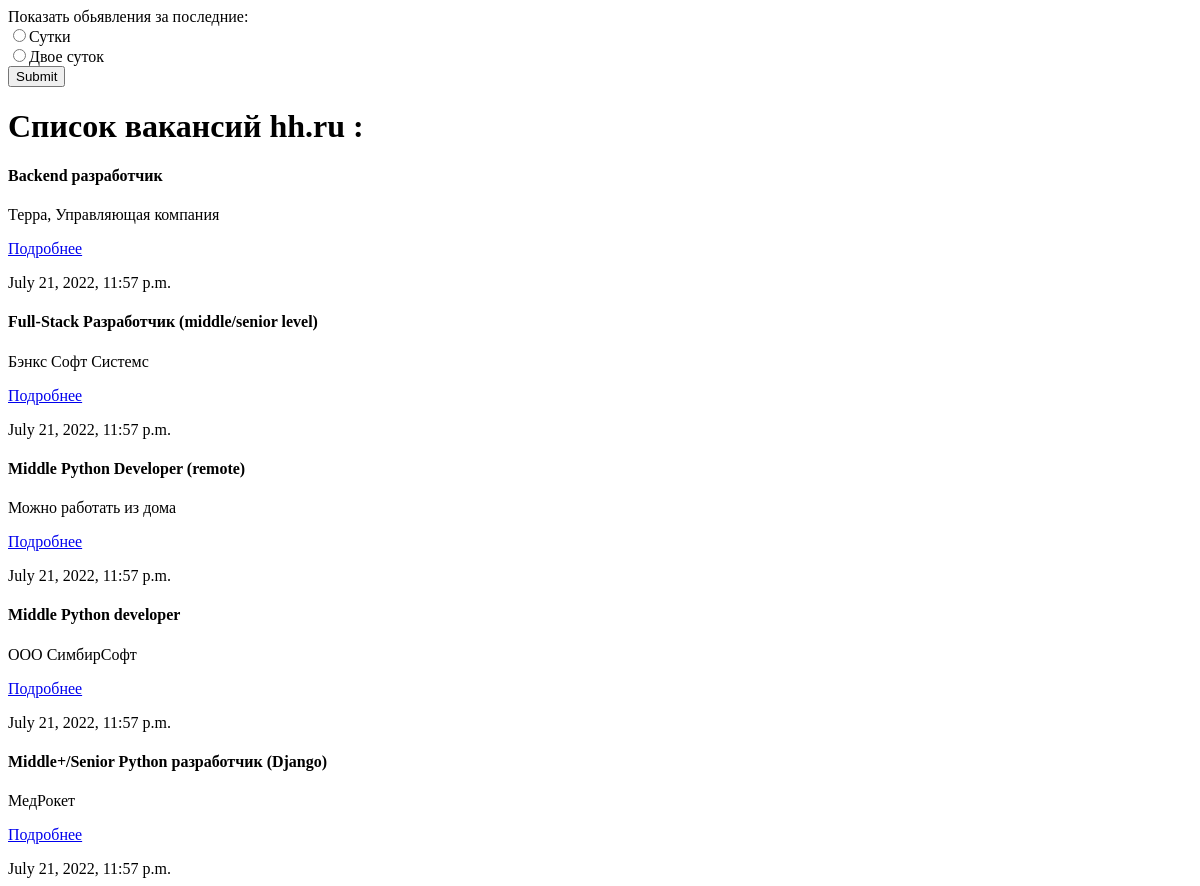
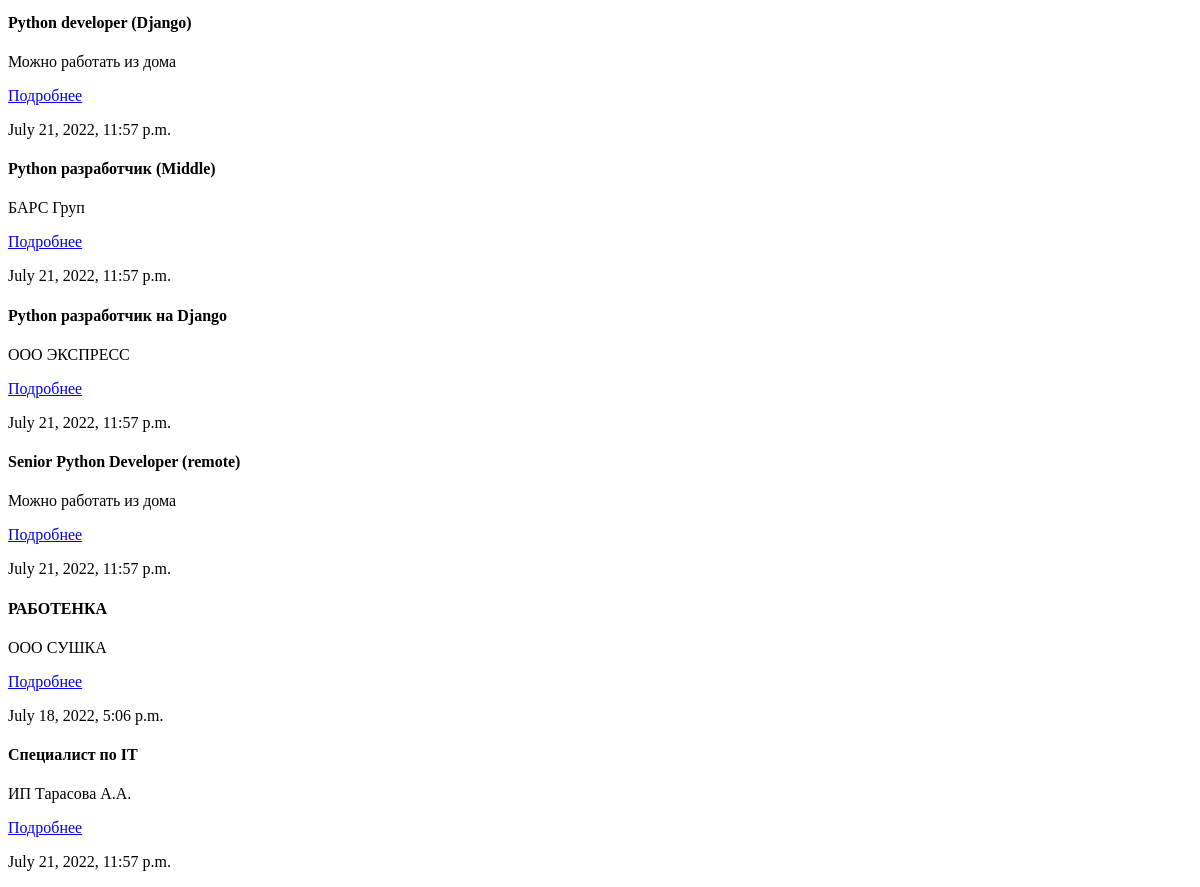
Before: / with the older database file (2 pictures, top to bottom).
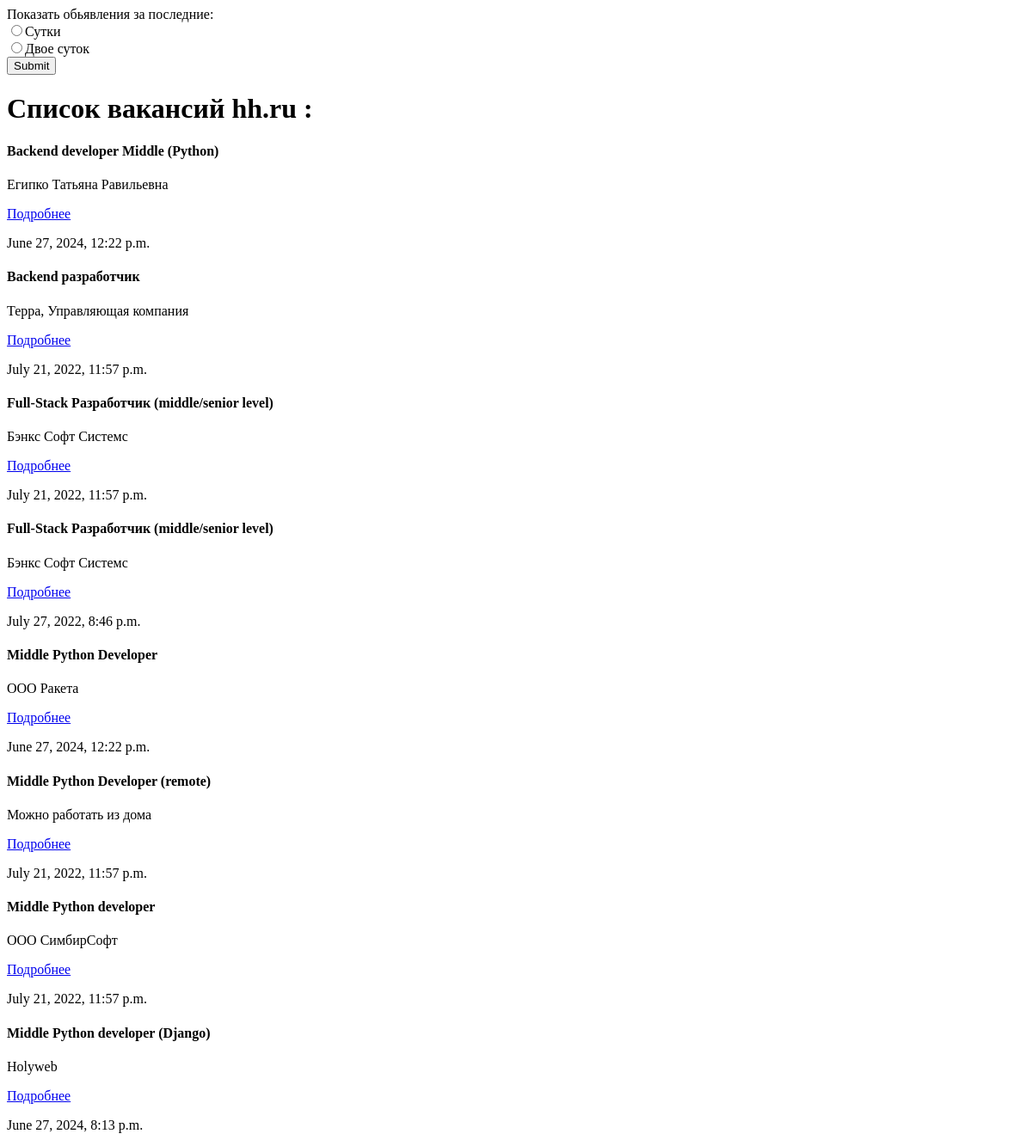
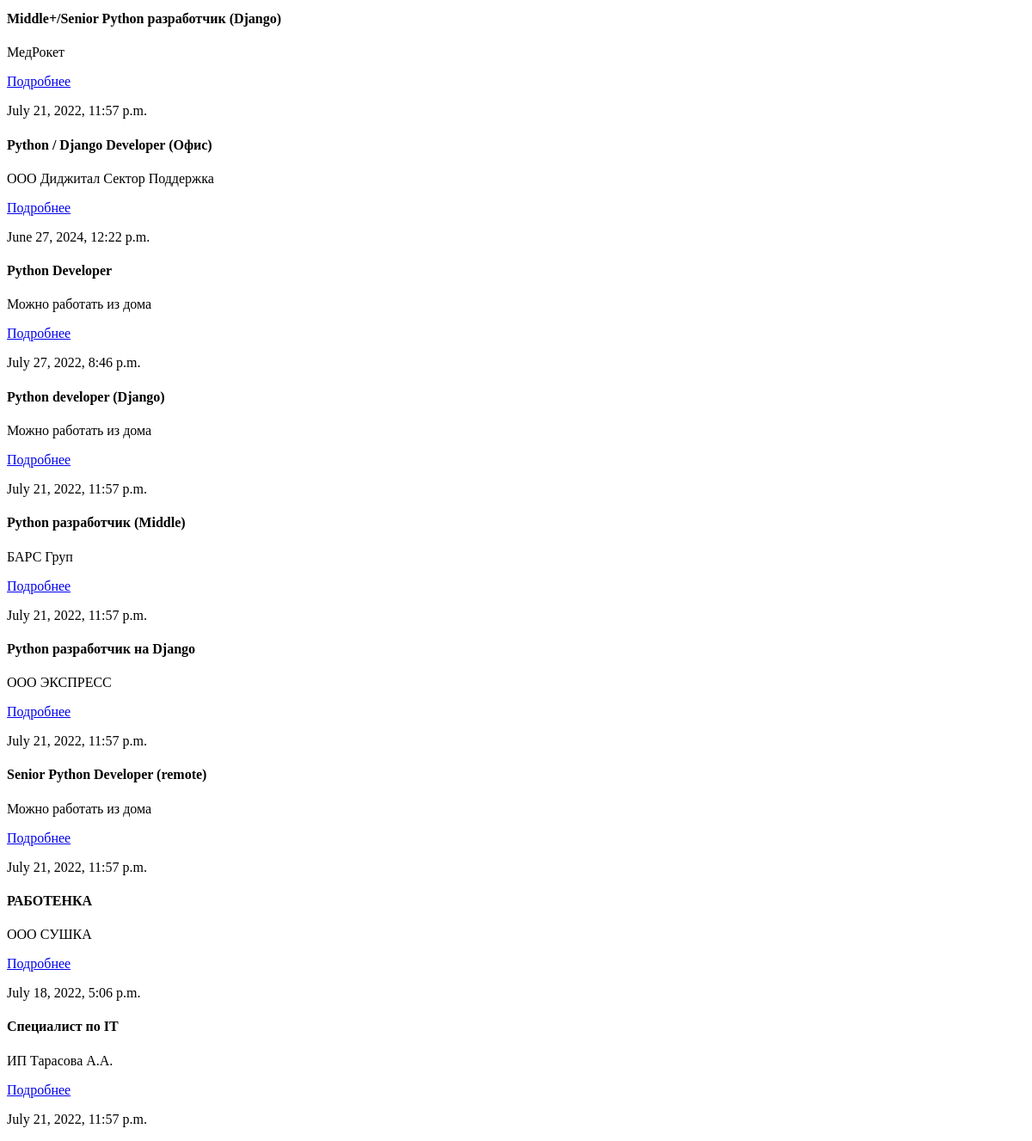
After: the same page with the newer database file (2 pictures, top to bottom).
### demoapp/models.py (models this page shows, shortened)
class Job(models.Model):
    url = models.CharField(max_length=250, unique=True)
    title = models.CharField(max_length=250)
    company = models.CharField(max_length=250)
    created_date = models.DateTimeField(auto_now=True)
    class Meta:
        ordering = ['title']
    class Admin:
        pass

### demoapp/views.py (the view)
# urls.py: path('', MainView.as_view(), name='index'),
class MainView(View):
    def get(self, request, *args, **kwargs):
        jobs = Job.objects.all()
        json = {}
        return render(request,'demoapp/home.html', context={'jobs': jobs}
        )

### demoapp/templates/demoapp/home.html (shortened to what this page needs)
{% load static %}
<!doctype html>
<html lang="en">
  <head>
  </head>
  <body>
    <form method="GET" id="post-form">
      <div class="form-group">
        <label>Показать обьявления за последние:</label><Br>
        <input type="radio" class="gettime" name="сутки" value="24">Сутки<Br>
        <input type="radio" class="gettime" name="двое суток" value="48">Двое суток<Br>
      </div>
      <button type="submit">Submit</button>
    </form>
  <div class="job">
    <h1 >Список вакансий hh.ru :</h1>
    {% for job in jobs %}
      <h4>{{ job.title }}</h4>
      <p class="card-text">{{ job.company|truncatechars:100 }}</p>
      <a href="{{ job.url }}">Подробнее</a>
      <p>{{ job.created_date }}</p>
    {% endfor %}
  </div>
  </body>
</html>

Changed rows visible on the page:
added Job: title "Backend developer Middle (Python)", company "Египко Татьяна Равильевна", created_date "June 27, 2024, 12:22 p.m."
added Job: title "Full-Stack Разработчик (middle/senior level)", company "Бэнкс Софт Системс", created_date "July 27, 2022, 8:46 p.m."
added Job: title "Middle Python Developer", company "ООО Ракета", created_date "June 27, 2024, 12:22 p.m."
added Job: title "Middle Python developer (Django)", company "Holyweb", created_date "June 27, 2024, 8:13 p.m."
added Job: title "Python / Django Developer (Офис)", company "ООО Диджитал Сектор Поддержка", created_date "June 27, 2024, 12:22 p.m."
added Job: title "Python Developer", company "Можно работать из дома", created_date "July 27, 2022, 8:46 p.m."
